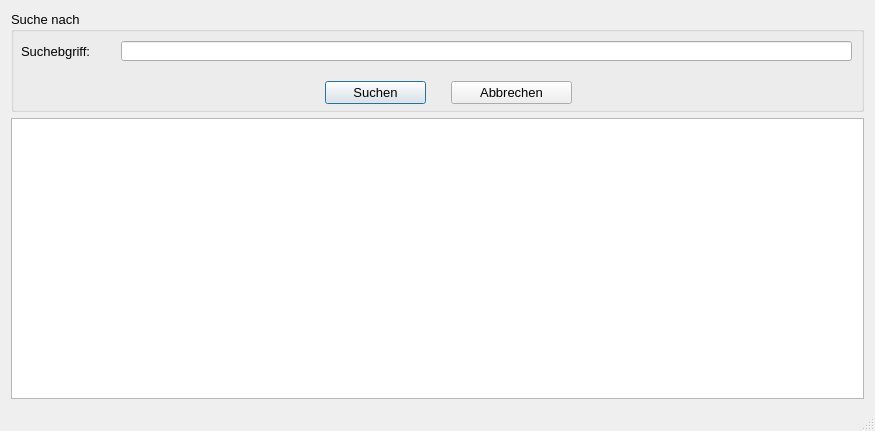
<?xml version="1.0" encoding="UTF-8"?>
<ui version="4.0">
 <class>Ausbilder_suchen</class>
 <widget class="QDialog" name="Ausbilder_suchen">
  <property name="geometry">
   <rect>
    <x>0</x>
    <y>0</y>
    <width>871</width>
    <height>428</height>
   </rect>
  </property>
  <property name="font">
   <font>
    <pointsize>10</pointsize>
   </font>
  </property>
  <property name="windowTitle">
   <string>Suchen</string>
  </property>
  <property name="sizeGripEnabled">
   <bool>true</bool>
  </property>
  <layout class="QVBoxLayout" name="verticalLayout">
   <item>
    <widget class="QGroupBox" name="groupBox_2">
     <property name="sizePolicy">
      <sizepolicy hsizetype="Fixed" vsizetype="Fixed">
       <horstretch>0</horstretch>
       <verstretch>0</verstretch>
      </sizepolicy>
     </property>
     <property name="minimumSize">
      <size>
       <width>853</width>
       <height>101</height>
      </size>
     </property>
     <property name="title">
      <string>Suche nach</string>
     </property>
     <widget class="QLineEdit" name="le_suche">
      <property name="geometry">
       <rect>
        <x>110</x>
        <y>30</y>
        <width>731</width>
        <height>20</height>
       </rect>
      </property>
     </widget>
     <widget class="QLabel" name="label_2">
      <property name="geometry">
       <rect>
        <x>10</x>
        <y>20</y>
        <width>101</width>
        <height>41</height>
       </rect>
      </property>
      <property name="text">
       <string>Suchebgriff:</string>
      </property>
     </widget>
     <widget class="QPushButton" name="pb_suchen">
      <property name="geometry">
       <rect>
        <x>314</x>
        <y>70</y>
        <width>101</width>
        <height>23</height>
       </rect>
      </property>
      <property name="text">
       <string>Suchen</string>
      </property>
      <property name="icon">
       <iconset>
        <normaloff>../../_Symbole/UsedSymbols/searchmagnifierinterfacesymbol1_79893.ico</normaloff>../../_Symbole/UsedSymbols/searchmagnifierinterfacesymbol1_79893.ico</iconset>
      </property>
     </widget>
     <widget class="QPushButton" name="pb_abbrechen">
      <property name="geometry">
       <rect>
        <x>440</x>
        <y>70</y>
        <width>121</width>
        <height>23</height>
       </rect>
      </property>
      <property name="text">
       <string>Abbrechen</string>
      </property>
      <property name="icon">
       <iconset>
        <normaloff>../../_Symbole/UsedSymbols/log-out_icon-icons.com_50106.ico</normaloff>../../_Symbole/UsedSymbols/log-out_icon-icons.com_50106.ico</iconset>
      </property>
     </widget>
    </widget>
   </item>
   <item>
    <widget class="QTableWidget" name="tw_suchen">
     <property name="sizePolicy">
      <sizepolicy hsizetype="Expanding" vsizetype="Expanding">
       <horstretch>0</horstretch>
       <verstretch>0</verstretch>
      </sizepolicy>
     </property>
     <property name="minimumSize">
      <size>
       <width>831</width>
       <height>281</height>
      </size>
     </property>
    </widget>
   </item>
   <item>
    <widget class="QLabel" name="l_info">
     <property name="text">
      <string/>
     </property>
    </widget>
   </item>
  </layout>
 </widget>
 <resources/>
 <connections/>
</ui>
